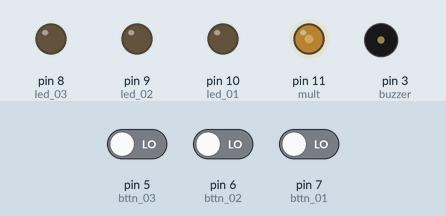
Simulated run of this sketch. Board: Arduino Uno, built with avr-gcc and run on an emulated ATmega328P. On the bench: output pins drawn as LEDs (lit = HIGH), buzzer (waves = sounding). Inputs (shaded band) come from the test bench; at power-on: pin 5 (bttn_03) LOW, pin 6 (bttn_02) LOW, pin 7 (bttn_01) LOW.

Above: at 0.1 s.
At 4.4 s:
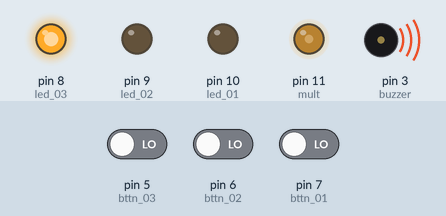
At 6.2 s:
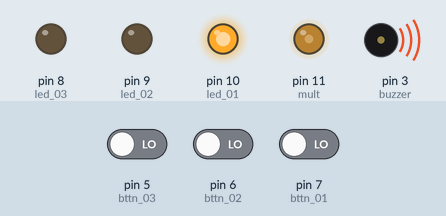
At 8.6 s:
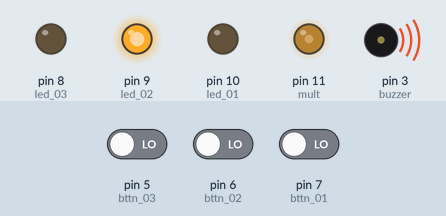
At 10.15 s:
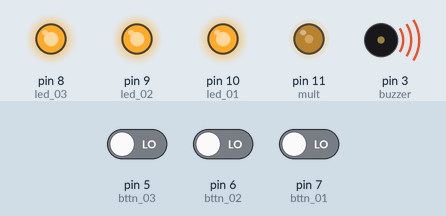
Timing chart, 0 to 11.7 s (numbered marks = the images above):
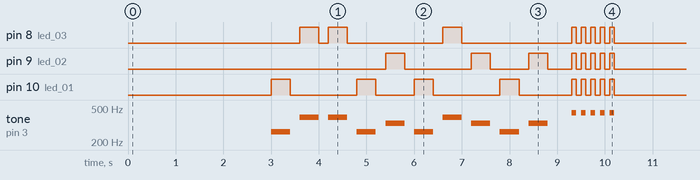

The sketch:

memory-game.ino
```cpp
#define led_01 10 // Verde
#define led_02 9  // Amarelo
#define led_03 8  // Vermelho

#define bttn_01 7
#define bttn_02 6
#define bttn_03 5

#define buzzer 3

#define mult 11

int sequencia_leds[10] = {1, 3, 3, 1, 2, 1, 3, 2, 1, 2};
int sequencia_jogador[10]; // Array para guardar as jogadas
bool is_primeira_execucao = true;

void setup() {
  pinMode(led_01, OUTPUT);
  pinMode(led_02, OUTPUT);
  pinMode(led_03, OUTPUT);

  // Assumindo uso de resistores pull-down físicos (botão solto = LOW, apertado = HIGH)
  pinMode(bttn_01, INPUT);
  pinMode(bttn_02, INPUT);
  pinMode(bttn_03, INPUT);

  pinMode(buzzer, OUTPUT);
  pinMode(mult, OUTPUT);

  analogWrite(mult, 100);
}

void loop() {
  if (is_primeira_execucao) {
    delay(3000);
    is_primeira_execucao = false;
  }

  // 1. O Arduino mostra a sequência
  executar_sequencia();

  // 2. O jogador insere a sua sequência
  ler_jogada();

  // 3. O jogo verifica e dá o resultado
  if (verificar_resultado()) {
    animacao_acerto();
  } else {
    animacao_erro();
  }

  // Pausa antes de reiniciar a rodada inteira
  delay(2000);
}

// --- FUNÇÕES DE CONTROLE DE HARDWARE ---

void acionar_led_e_som(int numero) {
  int pino_led = (numero == 1) ? led_01 : (numero == 2) ? led_02 : led_03;
  int nota_hz = (numero == 1) ? 262 : (numero == 2) ? 330 : 392;

  digitalWrite(pino_led, HIGH);
  tone(buzzer, nota_hz);
}

void desligar_led_e_som(int numero) {
  int pino_led = (numero == 1) ? led_01 : (numero == 2) ? led_02 : led_03;

  digitalWrite(pino_led, LOW);
  noTone(buzzer);
}

// --- FUNÇÕES DO JOGO ---

void executar_sequencia() {
  // Toca as 10 notas
  for (int numero : sequencia_leds) {
    acionar_led_e_som(numero);
    delay(400);

    desligar_led_e_som(numero);
    delay(200); // Pequena pausa entre as notas para não embolar
  }

  delay(300);

  // Sinal de que a sequência acabou (pisca tudo 5 vezes)
  for (int i = 0; i < 5; i++) {
    digitalWrite(led_01, HIGH); digitalWrite(led_02, HIGH); digitalWrite(led_03, HIGH);
    tone(buzzer, 440);
    delay(100);

    digitalWrite(led_01, LOW); digitalWrite(led_02, LOW); digitalWrite(led_03, LOW);
    noTone(buzzer);
    delay(100);
  }
}

void ler_jogada() {
  for (int i = 0; i < 10; i++) {
    int botao_pressionado = 0;

    // Fica travado aqui até o jogador apertar um dos botões
    while (botao_pressionado == 0) {
      if (digitalRead(bttn_01) == HIGH) botao_pressionado = 1;
      else if (digitalRead(bttn_02) == HIGH) botao_pressionado = 2;
      else if (digitalRead(bttn_03) == HIGH) botao_pressionado = 3;
    }

    // Salva a escolha e liga o LED/Som correspondente
    sequencia_jogador[i] = botao_pressionado;
    acionar_led_e_som(botao_pressionado);

    // Fica travado aqui até o jogador SOLTAR o botão
    while (digitalRead(bttn_01) == HIGH || digitalRead(bttn_02) == HIGH || digitalRead(bttn_03) == HIGH) {
      delay(10);
    }

    // Desliga quando solta
    desligar_led_e_som(botao_pressionado);
    delay(100); // Pausa breve para evitar cliques duplos acidentais (debounce)
  }
}

bool verificar_resultado() {
  for (int i = 0; i < 10; i++) {
    if (sequencia_leds[i] != sequencia_jogador[i]) {
      return false; // Errou algum passo
    }
  }
  return true; // Acertou todos
}

void animacao_acerto() {
  // Liga apenas LED Verde e toca nota aguda de vitória
  digitalWrite(led_01, HIGH);
  tone(buzzer, 523); // Dó mais agudo
  delay(1500);

  digitalWrite(led_01, LOW);
  noTone(buzzer);
}

void animacao_erro() {
  // Liga apenas LED Vermelho e toca nota grave de erro
  digitalWrite(led_03, HIGH);
  tone(buzzer, 150); // Som bem grave
  delay(1500);

  digitalWrite(led_03, LOW);
  noTone(buzzer);
}
```

Measured:
- by itself, pin 8 (led_03): LOW → HIGH at 3.6 s, → LOW 0.40 s later, → HIGH 0.20 s later, → LOW 0.40 s later, … (16 changes in this stretch)
- by itself, pin 9 (led_02): LOW → HIGH at 5.4 s, → LOW 0.40 s later, → HIGH 1.4 s later, → LOW 0.40 s later, … (16 changes in this stretch)
- by itself, pin 10 (led_01): LOW → HIGH at 3.0 s, → LOW 0.40 s later, → HIGH 1.4 s later, → LOW 0.40 s later, … (18 changes in this stretch)
- by itself, tone on pin 3 (buzzer): plays 262 Hz for 0.40 s, 392 Hz for 0.40 s, 392 Hz for 0.40 s, 262 Hz for 0.40 s, 330 Hz for 0.40 s, 262 Hz for 0.40 s … (15 notes in this stretch)
